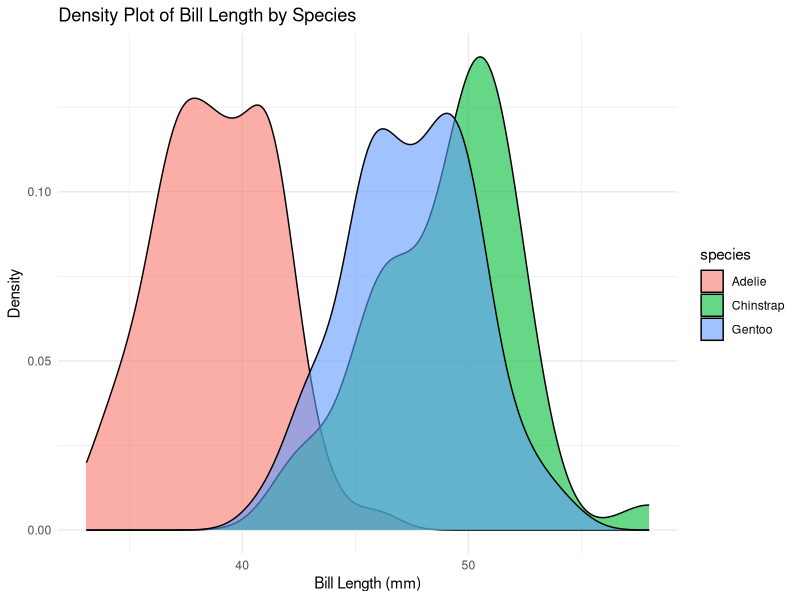
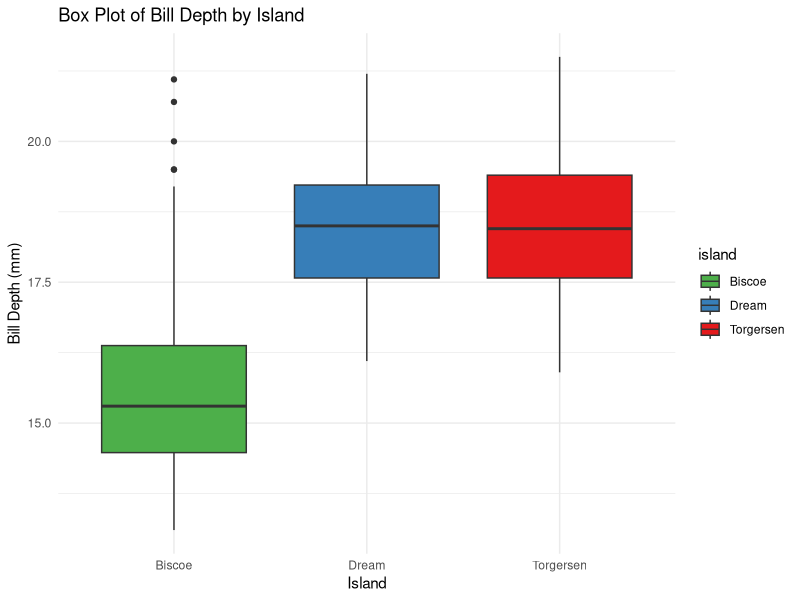
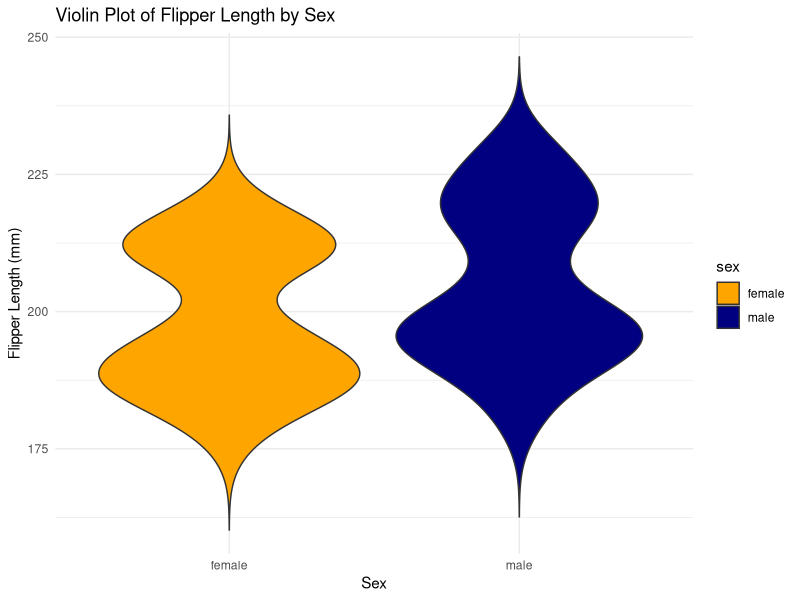
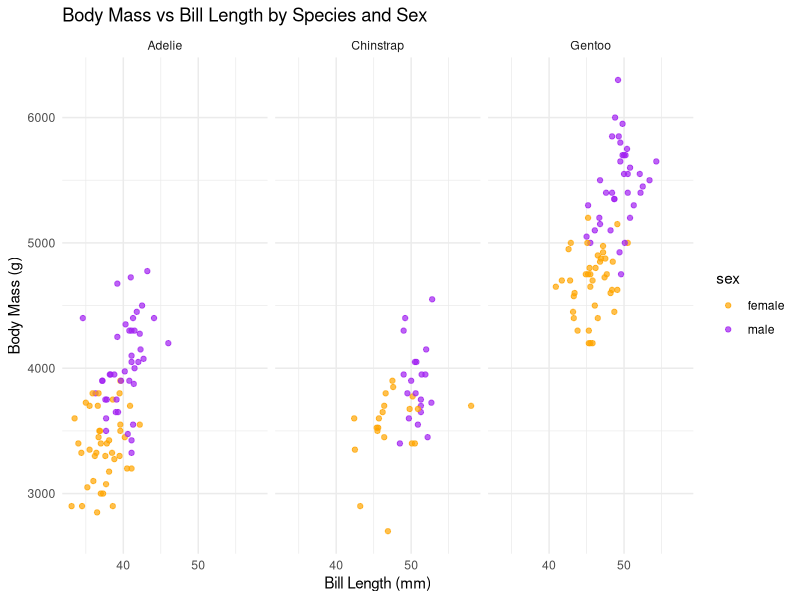
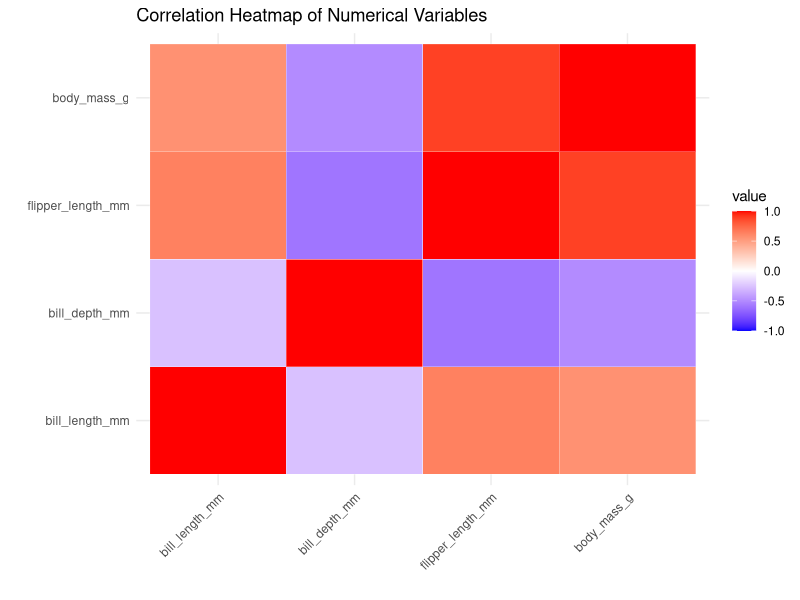
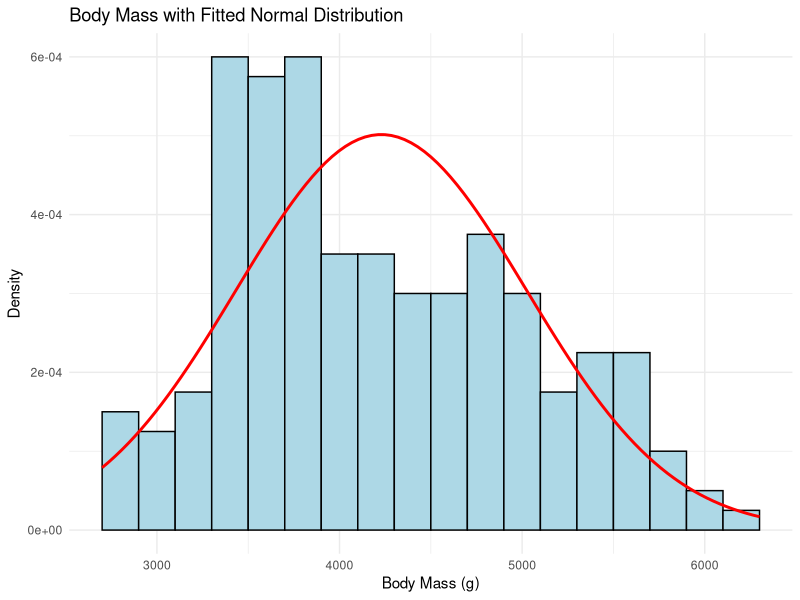
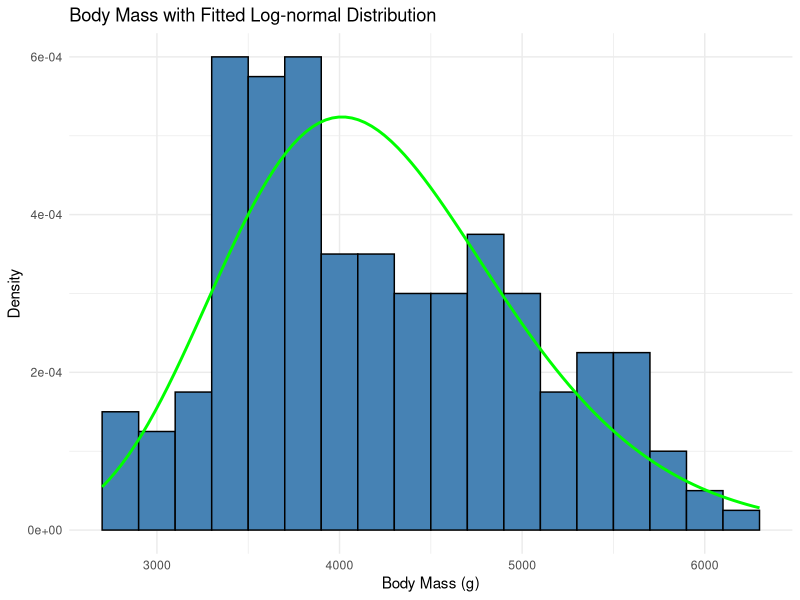
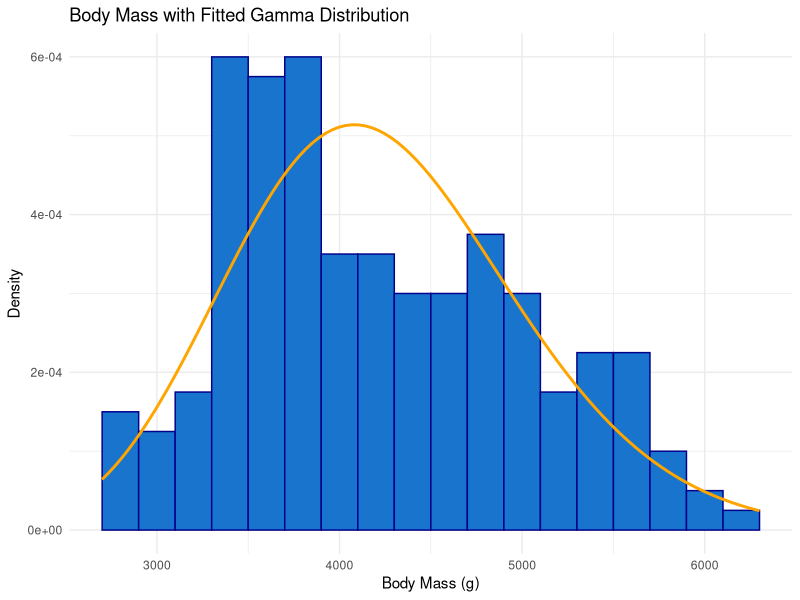

Generate these figures, in order, with R:
## ---- chunk 1
# Load necessary packages
library(palmerpenguins)
library(ggplot2)
library(knitr)
library(kableExtra)
library(MASS)
library(fitdistrplus)
library(dplyr)
library(gridExtra)
library(stats)


# Load and preprocess the data
data("penguins")  # Load the penguins dataset
penguins <- na.omit(penguins)  # Remove NA values
n <- 200  # Define sample size
my.student.number <- 240572857  # Replace with your actual student number
set.seed(my.student.number)  # Set seed for reproducibility
my.penguins <- penguins[sample(nrow(penguins), n), ]  # Sample 200 penguins
## ---- chunk 2
# Numerical summary as a table
summary_table <- summary(my.penguins[, c("species", "island", "bill_length_mm", "bill_depth_mm", "flipper_length_mm", "body_mass_g", "sex", "year")])
kable(summary_table, caption = "Summary Statistics for Key Variables in Specified Order") %>%
  kable_styling(latex_options = c("hold_position", "striped"), font_size = 7, position = "center")
## ---- chunk 3
summary_table <- head(my.penguins[, c("species", "island", "bill_length_mm", "bill_depth_mm", 
                                      "flipper_length_mm", "body_mass_g", "sex", "year")], 10)

# Display the table with 9-point font size, centered, and styled
kable(summary_table, caption = "Sample of 200 Penguins Data (first 10 rows)") %>%
  kable_styling(font_size = 8, latex_options = c("hold_position", "striped"), position = "center")

## ---- chunk 4
# Load necessary library

ggplot(my.penguins, aes(x = bill_length_mm, fill = species)) +
  geom_density(alpha = 0.6) +
  labs(title = "Density Plot of Bill Length by Species", x = "Bill Length (mm)", y = "Density") +
  theme_minimal()

## ---- chunk 5
library(ggplot2)

ggplot(my.penguins, aes(x = island, y = bill_depth_mm, fill = island)) +
  geom_boxplot() +
  labs(title = "Box Plot of Bill Depth by Island", x = "Island", y = "Bill Depth (mm)") +
  theme_minimal() +
  scale_fill_brewer(palette = "Set1", direction = -1)  # Use "Set1" palette and reverse for darker colors


## ---- chunk 6
library(ggplot2)

ggplot(my.penguins, aes(x = sex, y = flipper_length_mm, fill = sex)) +
  geom_violin(trim = FALSE) +
  labs(title = "Violin Plot of Flipper Length by Sex", x = "Sex", y = "Flipper Length (mm)") +
  theme_minimal() +
  scale_fill_manual(values = c("orange", "navy"))


## ---- chunk 7
library(ggplot2)

ggplot(my.penguins, aes(x = bill_length_mm, y = body_mass_g, color = sex)) +
  geom_point(alpha = 0.7) +
  facet_wrap(~species) +
  labs(title = "Body Mass vs Bill Length by Species and Sex", x = "Bill Length (mm)", y = "Body Mass (g)") +
  theme_minimal() +
  scale_color_manual(values = c("orange", "purple"))


## ---- chunk 8
library(reshape2)
cor_data <- cor(my.penguins[, c("bill_length_mm", "bill_depth_mm", "flipper_length_mm", "body_mass_g")], use = "complete.obs")
melted_cor_data <- melt(cor_data)

ggplot(melted_cor_data, aes(Var1, Var2, fill = value)) +
  geom_tile(color = "white") +
  scale_fill_gradient2(low = "blue", high = "red", mid = "white", midpoint = 0, limit = c(-1,1)) +
  labs(title = "Correlation Heatmap of Numerical Variables", x = "", y = "") +
  theme_minimal() +
  theme(axis.text.x = element_text(angle = 45, vjust = 1, hjust = 1))


## ---- chunk 9
# Fit Normal distribution
normal_fit <- fitdist(my.penguins$body_mass_g, "norm")

# Plot histogram and Normal distribution
ggplot(my.penguins, aes(x = body_mass_g)) +
  geom_histogram(aes(y = ..density..), binwidth = 200, fill = "lightblue", color = "black") +
  stat_function(fun = dnorm, args = list(mean = normal_fit$estimate[1], sd = normal_fit$estimate[2]), color = "red", size = 1) +
  labs(title = "Body Mass with Fitted Normal Distribution", x = "Body Mass (g)", y = "Density") +
  theme_minimal()

## ---- chunk 10
# Fit Log-normal distribution
lognormal_fit <- fitdist(my.penguins$body_mass_g, "lnorm")

# Plot histogram and Log-normal distribution
ggplot(my.penguins, aes(x = body_mass_g)) +
  geom_histogram(aes(y = ..density..), binwidth = 200, fill = "steelblue", color = "black") +
  stat_function(fun = dlnorm, args = list(meanlog = lognormal_fit$estimate[1], sdlog = lognormal_fit$estimate[2]), color = "green", size = 1) +
  labs(title = "Body Mass with Fitted Log-normal Distribution", x = "Body Mass (g)", y = "Density") +
  theme_minimal()

## ---- chunk 11
# Fit Gamma distribution
gamma_fit <- fitdist(my.penguins$body_mass_g, "gamma")

# Plot histogram and Gamma distribution
ggplot(my.penguins, aes(x = body_mass_g)) +
    geom_histogram(aes(y = ..density..), binwidth = 200, fill = "dodgerblue3", color = "darkblue") +  # Darker blue for histogram
    stat_function(fun = dgamma, args = list(shape = gamma_fit$estimate[1], rate = gamma_fit$estimate[2]), color = "orange", size = 1) +  # Orange for Gamma curve
    labs(title = "Body Mass with Fitted Gamma Distribution", x = "Body Mass (g)", y = "Density") +
    theme_minimal()

## ---- chunk 12
# Extract AIC values for each distribution fit
aic_values <- data.frame(
  Distribution = c("Normal", "Log-normal", "Gamma"),
  AIC = c(normal_fit$aic, lognormal_fit$aic, gamma_fit$aic)
)

# Display AIC values in a table
kable(aic_values, caption = "AIC Values for Distribution Fits") %>%
  kable_styling(font_size = 8, latex_options = "hold_position", position = "center")

## ---- chunk 13
# Calculate summary statistics for each measurement by sex
summary_by_sex <- my.penguins %>%
  group_by(sex) %>%
  summarise(
    Mean_Body_Mass = mean(body_mass_g),
    Mean_Flipper_Length = mean(flipper_length_mm),
    Mean_Bill_Length = mean(bill_length_mm),
    Mean_Bill_Depth = mean(bill_depth_mm)
  )

# Display summary statistics in a table
kable(summary_by_sex, caption = "Summary Statistics of Measurements by Sex") %>%
  kable_styling(latex_options = "hold_position", font_size = 8, position = "center")
## ---- chunk 14

ggplot(my.penguins, aes(x = sex, y = body_mass_g, fill = sex)) +
  geom_boxplot(outlier.color = "black", outlier.shape = 16, outlier.size = 2) +
  labs(title = "Body Mass by Sex", x = "Sex", y = "Body Mass (g)") +
  theme_minimal(base_size = 15) +
  scale_fill_manual(values = c("steelblue", "indianred")) +  # Darker blue and red colors
  theme(
    plot.title = element_text(hjust = 0.5, face = "bold", size = 16),  # Center and bold the title
    axis.title = element_text(face = "bold"),  # Bold axis titles
    legend.position = "top",  # Move legend to the top
    panel.grid.major = element_line(color = "gray80")  # Lighten grid lines
  )
## ---- chunk 15

ggplot(my.penguins, aes(x = sex, y = flipper_length_mm, fill = sex)) +
  geom_boxplot() +
  labs(title = "Flipper Length by Sex", x = "Sex", y = "Flipper Length (mm)") +
  theme_minimal() +
  scale_fill_manual(values = c("forestgreen", "firebrick"))
## ---- chunk 16
library(ggplot2)
library(gridExtra)

# Density plot for body mass
plot_body_mass_density <- ggplot(my.penguins, aes(x = body_mass_g, fill = sex)) +
  geom_density(alpha = 0.5) +
  labs(title = "Density Plot of Body Mass by Sex", x = "Body Mass (g)", y = "Density") +
  theme_minimal() +
  scale_fill_manual(values = c("lightblue", "lightpink"))

# Density plot for flipper length
plot_flipper_length_density <- ggplot(my.penguins, aes(x = flipper_length_mm, fill = sex)) +
  geom_density(alpha = 0.5) +
  labs(title = "Density Plot of Flipper Length by Sex", x = "Flipper Length (mm)", y = "Density") +
  theme_minimal() +
  scale_fill_manual(values = c("lightgreen", "lightcoral"))

# Display side by side
grid.arrange(plot_body_mass_density, plot_flipper_length_density, ncol = 2)
## ---- chunk 17


plot_body_mass <- ggplot(my.penguins, aes(x = island, y = body_mass_g, fill = island)) +
  geom_boxplot() +
  labs(title = "Body Mass by Island", x = "Island", y = "Body Mass (g)") +
  theme_minimal() +
  scale_fill_brewer(palette = "Set2")


plot_flipper_length <- ggplot(my.penguins, aes(x = island, y = flipper_length_mm, fill = island)) +
  geom_boxplot() +
  labs(title = "Flipper Length by Island", x = "Island", y = "Flipper Length (mm)") +
  theme_minimal() +
  scale_fill_brewer(palette = "Set2")


plot_bill_length <- ggplot(my.penguins, aes(x = island, y = bill_length_mm, fill = island)) +
  geom_boxplot() +
  labs(title = "Bill Length by Island", x = "Island", y = "Bill Length (mm)") +
  theme_minimal() +
  scale_fill_brewer(palette = "Set2")


plot_bill_depth <- ggplot(my.penguins, aes(x = island, y = bill_depth_mm, fill = island)) +
  geom_boxplot() +
  labs(title = "Bill Depth by Island", x = "Island", y = "Bill Depth (mm)") +
  theme_minimal() +
  scale_fill_brewer(palette = "Set2")


grid.arrange(plot_body_mass, plot_flipper_length, plot_bill_length, plot_bill_depth, ncol = 2)
## ---- chunk 18
anova_body_mass <- aov(body_mass_g ~ island, data = my.penguins)
summary(anova_body_mass)
## ---- chunk 19
anova_flipper_length <- aov(flipper_length_mm ~ island, data = my.penguins)
summary(anova_flipper_length)
## ---- chunk 20
anova_bill_depth <- aov(bill_depth_mm ~ island, data = my.penguins)
summary(anova_bill_depth)
